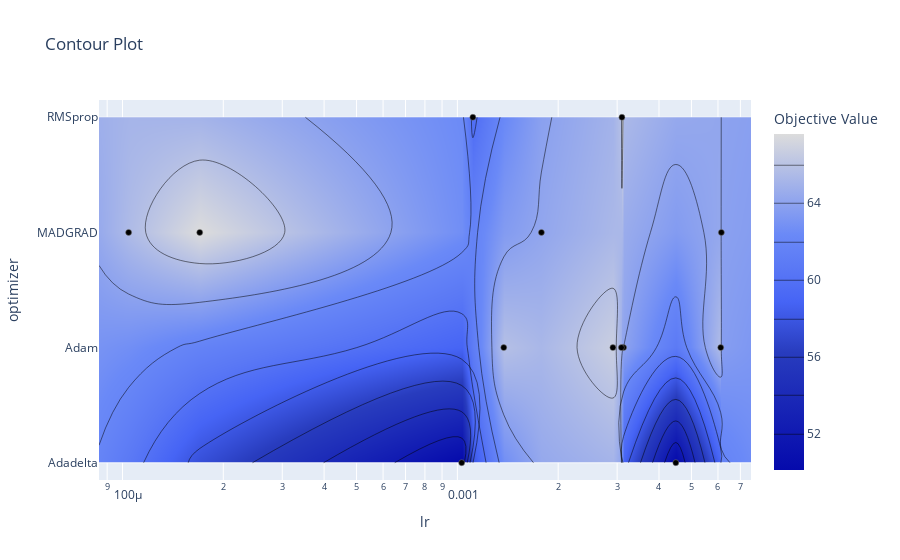

Source (notebook cell):
### Code cell
optuna.visualization.plot_contour(study, params=["optimizer", "lr"])

### Figure 1 — Plotly figure (JSON) as saved in the notebook; plotly's stock layout.template omitted (floating-point values rounded to 4 significant figures)
{"data": [{"colorbar": {"title": {"text": "Objective Value"}}, "colorscale": [[0, "rgb(5,10,172)"], [0.35, "rgb(40,60,190)"], [0.5, "rgb(70,100,245)"], [0.6, "rgb(90,120,245)"], [0.7, "rgb(106,137,247)"], [1, "rgb(220,220,220)"]], "connectgaps": true, "contours": {"coloring": "heatmap"}, "hoverinfo": "none", "line": {"smoothing": 1.3}, "reversescale": false, "type": "contour", "x": [8.509e-05, 0.0001043, 0.0001701, 0.00103, 0.001112, 0.001376, 0.001782, 0.002914, 0.003089, 0.0031, 0.003135, 0.004491, 0.006115, 0.006142, 0.00753], "y": ["Adadelta", "Adam", "MADGRAD", "RMSprop"], "z": [[null, null, null, 50.12, null, null, null, null, null, null, null, 50.12, null, null, null], [null, null, null, null, null, 65.81, null, 66.74, 64.86, null, 63.99, null, 65.66, null, null], [null, 65.49, 67.6, null, null, null, 64.18, null, null, null, null, null, null, 63.85, null], [null, null, null, null, 59.63, null, null, null, null, 67.16, null, null, null, null, null]]}, {"marker": {"color": "black", "line": {"color": "Grey", "width": 0.5}}, "mode": "markers", "showlegend": false, "type": "scatter", "x": [0.003135, 0.004491, 0.0001043, 0.00103, 0.001112, 0.0001701, 0.001782, 0.006142, 0.001376, 0.003089, 0.006115, 0.002914, 0.0031], "y": ["Adam", "Adadelta", "MADGRAD", "Adadelta", "RMSprop", "MADGRAD", "MADGRAD", "MADGRAD", "Adam", "Adam", "Adam", "Adam", "RMSprop"]}], "layout": {"title": {"text": "Contour Plot"}, "xaxis": {"range": [-4.07, -2.123], "title": {"text": "lr"}, "type": "log"}, "yaxis": {"range": [-0.15, 3.15], "title": {"text": "optimizer"}, "type": "category"}}}
